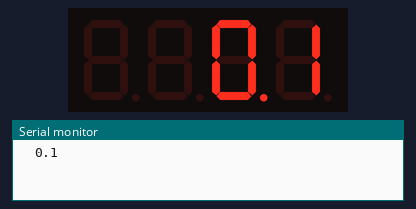
The sketch below on a simulated ESP32. Shown: 4-digit seven-segment display, the last lines printed to the serial monitor.

Above: at 0.15 s.
At 5.05 s:
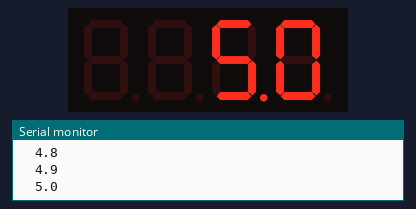
At 10.05 s:
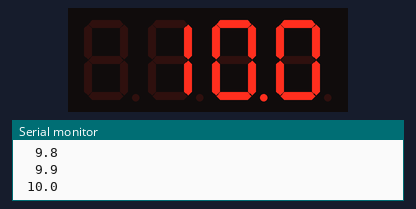
At 20.05 s:
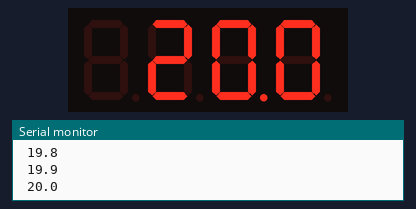
At 29.96 s:
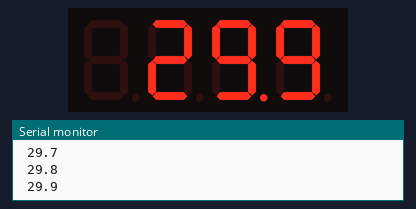
At 39.86 s:
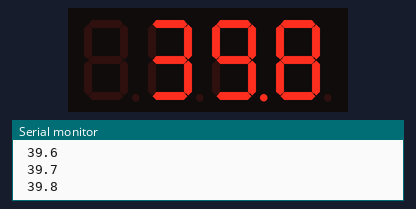

The sketch:

Tutorial2_1_CounterDisplay.ino
```cpp
#include <Wire.h>
#include <SparkFun_Alphanumeric_Display.h>  // SparkFun Qwiic Alphanumeric Display ライブラリ

constexpr uint8_t I2C_SDA = GPIO_NUM_8;          // GPIO8  (G8)
constexpr uint8_t I2C_SCL = GPIO_NUM_10;         // GPIO10 (G10)

HT16K33 display;                          // 表示オブジェクト
const uint8_t DISPLAY_ADDR = 0x70;        // デフォルト I²C アドレス

unsigned long prevMillis = 0;             // 前回更新時刻
unsigned long startMillis = 0;            // 起動時刻

void setup() {
  Serial.begin(115200);
  Wire.begin(I2C_SDA, I2C_SCL);
  // ディスプレイ初期化
  if (!display.begin(DISPLAY_ADDR)) {
    Serial.println("Display not found!");
    while (1);
  }
  display.setBrightness(15);              // 輝度最大（0～15）
  display.clear();                        // 画面クリア
  startMillis = millis();                 // 起点を記録
}

void loop() {
  unsigned long now = millis();
  // 100ms ごとに更新
  if (now - prevMillis >= 100) {
    prevMillis = now;

    // 経過時間（秒）を計算
    float elapsed = fmod((now - startMillis) / 1000.0f, 1000.0f);

    // 小数点1桁で文字列化
    char buf[6];
    dtostrf(elapsed, 5, 1, buf);
    display.print(buf);
    Serial.println(buf);
  }
}
```
